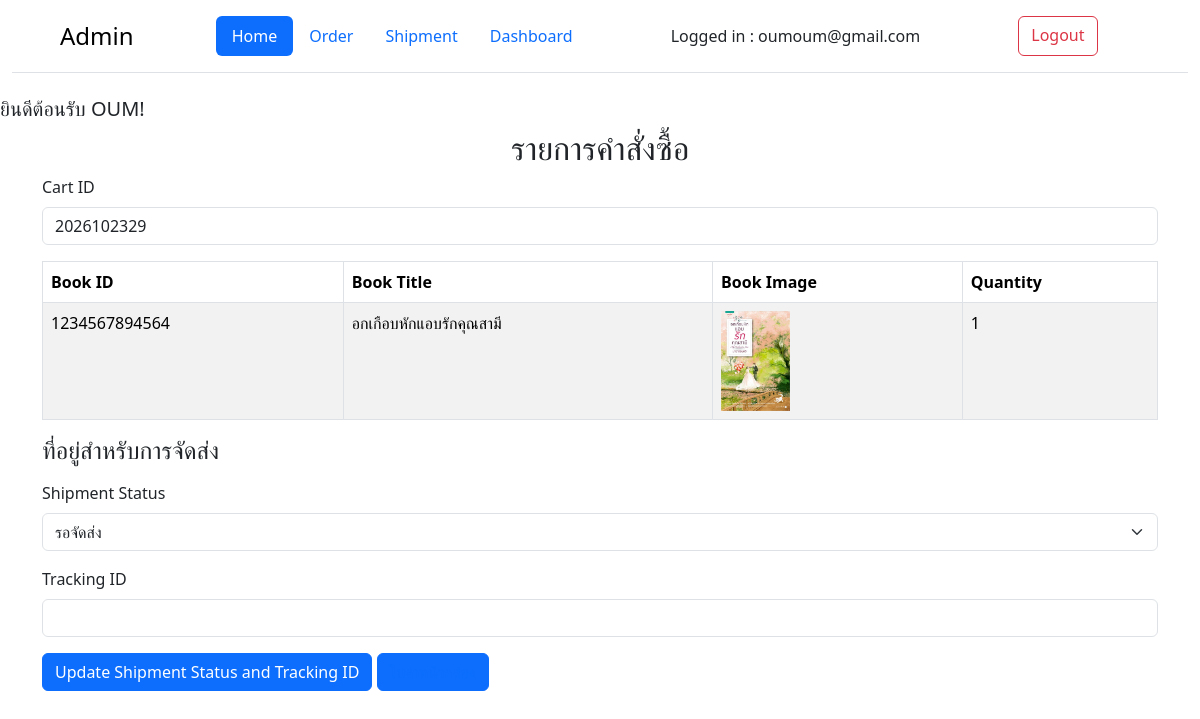
Page /edit_shipment.php?cart_id=2026102329 (signed in) on the committed database.
### tables this page shows
CREATE TABLE `cart` (
  `Cart_ID` int(20) NOT NULL COMMENT 'IDตะกร้า นี้จะเป็นตัวเดียวกับที่เอาข้อมูลไปทำใบเสร็จนะจ๊ะ',
  `Mana_ID` int(11) DEFAULT NULL,
  `BBuy_ID` int(11) NOT NULL,
  `Total_Price` decimal(10,2) DEFAULT 0.00,
  `Buy_Date` datetime DEFAULT NULL,
  `Order_Score` int(11) DEFAULT NULL,
  `Order_Review` text NOT NULL,
  `Order_Status` text NOT NULL COMMENT 'สถานะที่ถูกตรวจสอบโดยผู้จัดการว่าออเดอร์นี้จ่ายเงินเรียบร้อยหรือยัง หรือยกเลิกออเดอรืไปแล้วมีดังนี้\r\nยืนยันคำสั่งซื้อ\r\nรอตรวจสอบ\r\nยืนยันการชำระเงิน\r\nยกเลิก',
  `Confirmation` varchar(255) NOT NULL
);

CREATE TABLE `order_detail` (
  `Order_ID` int(12) NOT NULL COMMENT 'แสดงรายละเรียดของตะกร้าว่ามีหนังสืออะไรถูกเพิ่มเข้ามาบ้าง',
  `Cart_ID` int(11) NOT NULL,
  `ISBN` varchar(13) NOT NULL,
  `Book_Quantity` int(11) NOT NULL
);

CREATE TABLE `book` (
  `ISBN` varchar(13) NOT NULL,
  `Book_Name` varchar(255) DEFAULT NULL,
  `Book_Price` float NOT NULL,
  `Add_Date` date NOT NULL,
  `Book_Remain` int(11) NOT NULL,
  `Publ_ID` int(11) DEFAULT NULL,
  `Auth_ID` int(11) DEFAULT NULL,
  `Type_ID` int(11) DEFAULT NULL,
  `Cate_ID` int(11) DEFAULT NULL,
  `SCat_ID` int(11) DEFAULT NULL,
  `View_Count` int(11) NOT NULL,
  `Book_Image` varchar(255) NOT NULL
);

### edit_shipment.php (the view, shortened to what this page needs)
<?php
include 'config.php';
if (isset($_GET['cart_id'])) {
    $cartID = $_GET['cart_id'];
    $sql = "SELECT * FROM cart WHERE Cart_ID = '$cartID'";
    $result = $conn->query($sql);
    if ($result->num_rows == 1) {
        $cartData = $result->fetch_assoc();
        $orderDetailsSql = "SELECT order_detail.*, book.ISBN, book.*
                            FROM order_detail
                            INNER JOIN book ON order_detail.ISBN = book.ISBN
                            WHERE order_detail.Cart_ID = '$cartID' AND book.Type_ID = '1'";
        $orderDetailsResult = $conn->query($orderDetailsSql);
    } else {
        echo "Order not found!";
        exit();
    }
} else {
    header("location: order_admin.php");
    exit();
}
?>
<!DOCTYPE html>
<html lang="en">
<head>
    <link href="https://cdn.jsdelivr.net/npm/bootstrap@5.3.2/dist/css/bootstrap.min.css" rel="stylesheet"
>
</head>
<body>
<div class="container-fluid">
        <header class="d-flex flex-wrap justify-content-between py-3 mb-4 border-bottom">
            <a href="/" class="d-flex align-items-center mb-3 mb-md-0 link-body-emphasis text-decoration-none">
                <svg class="bi me-2" width="40" height="32"><use xlink:href="#bootstrap"></use></svg>
                <span class="fs-4">Admin</span>
            </a>
            <ul class="nav nav-pills">
                <li class="nav-item"><a href="admin.php" class="nav-link active" aria-current="page">Home</a></li>
                <li class="nav-item"><a href="order_admin.php" class="nav-link">Order</a></li>
                <li class="nav-item"><a href="shipment_admin.php" class="nav-link">Shipment</a></li>
                <li class="nav-item"><a href="http://localhost/web/dashboard.php?search=&start_date=2022-01-01&end_date=2024-02-17&gender=&book_type=&category=&province=&region=&age_min=&age_max=&author=&publisher=&stat=" class="nav-link">Dashboard</a></li>
            </ul>
            <?php if (isset($_SESSION["User_ID"]) && isset($_SESSION["User_Name"]) && isset($_SESSION["User_Email"])) { ?>
                <span class="navbar-text me-3">
                    Logged in : <?= $_SESSION["User_Email"] ?>
                </span>
                <a href="logout.php" class="btn btn-outline-danger">Logout</a>&nbsp;&nbsp;
            <?php } ?>
        </header>
    </div>
    <div class="mt-4 ms-auto">
        <?php
        if (isset($_SESSION["User_ID"]) && isset($_SESSION["User_Name"]) && isset($_SESSION["User_Email"])) {
            echo "<h5 class='text-start'>ยินดีต้อนรับ " . $_SESSION["User_Name"] . "!</h5>";
        } else {
            echo "<h2 class='text-start'>ยินดีต้อนรับ ผู้เยี่ยมชม!</h2>";
            echo "<p class='text-start'>กรุณาเข้าสู่ระบบเพื่อดูเนื้อหา.</p>";
        }
        ?>
    </div>
    <div class="container">
        <h2 class="text-center">รายการคำสั่งซื้อ</h2>
        <div class="mb-3">
            <label for="cartId" class="form-label">Cart ID</label>
            <input type="text" class="form-control" id="cartId" value="<?= $cartData['Cart_ID'] ?>" readonly>
        </div>
        <table class='table table-striped table-bordered'>
            <thead>
                <tr>
                    <th>Book ID</th>
                    <th>Book Title</th>
                    <th>Book Image</th>
                    <th>Quantity</th>
                </tr>
            </thead>
            <tbody>
                <?php
                while ($orderDetailRow = $orderDetailsResult->fetch_assoc()) {
                    echo "<tr>
                            <td>" . $orderDetailRow["ISBN"] . "</td>
                            <td>" . $orderDetailRow["Book_Name"] . "</td>
                            <td><img src='image/" . $orderDetailRow["Book_Image"] . "' alt='Book Image' style='max-width: 100px; max-height: 100px;'></td>
                            <td>" . $orderDetailRow["Book_Quantity"] . "</td>
                        </tr>";
                }
                ?>
            </tbody>
        </table>
        <div class="mb-3">
        <h4>ที่อยู่สำหรับการจัดส่ง</h4>
        </div>
        <form method="post" action="">
    <div class="mb-3">
        <label for="shipmentStatus" class="form-label">Shipment Status</label>
        <select class="form-select" aria-label="Shipment Status" id="shipmentStatus" name="shipment_status">
            <option value="รอจัดส่ง" <?= ($cartData['Shipment_Status'] == 'รอจัดส่ง') ? 'selected' : '' ?>>รอจัดส่ง</option>
        </select>
    </div>
    <div class="mb-3">
        <label for="trackingID" class="form-label">Tracking ID</label>
        <input type="text" class="form-control" id="trackingID" name="tracking_id" value="<?= $cartData['Tracking_ID'] ?>">
    </div>
    <button type="submit" class="btn btn-primary" name="update_shipment">Update Shipment Status and Tracking ID</button>
    <button class="btn btn-primary "><a href='postal.php?cart_id=<?= $cartData["Cart_ID"] ?>'>ใบจ่าหน้ากล่อง</a></button>
</form>
    </div>
</body>
</html>

### rows in the picture
cart: Cart_ID "2026102329"
order_detail: ISBN.ISBN "1234567894564", ISBN.Book_Name "อกเกือบหักแอบรักคุณสามี", ISBN.Book_Image (picture), Book_Quantity "1"

### other values in the picture
$_SESSION["User_Email"] "oumoum@gmail.com"
$_SESSION["User_Name"] "OUM"
